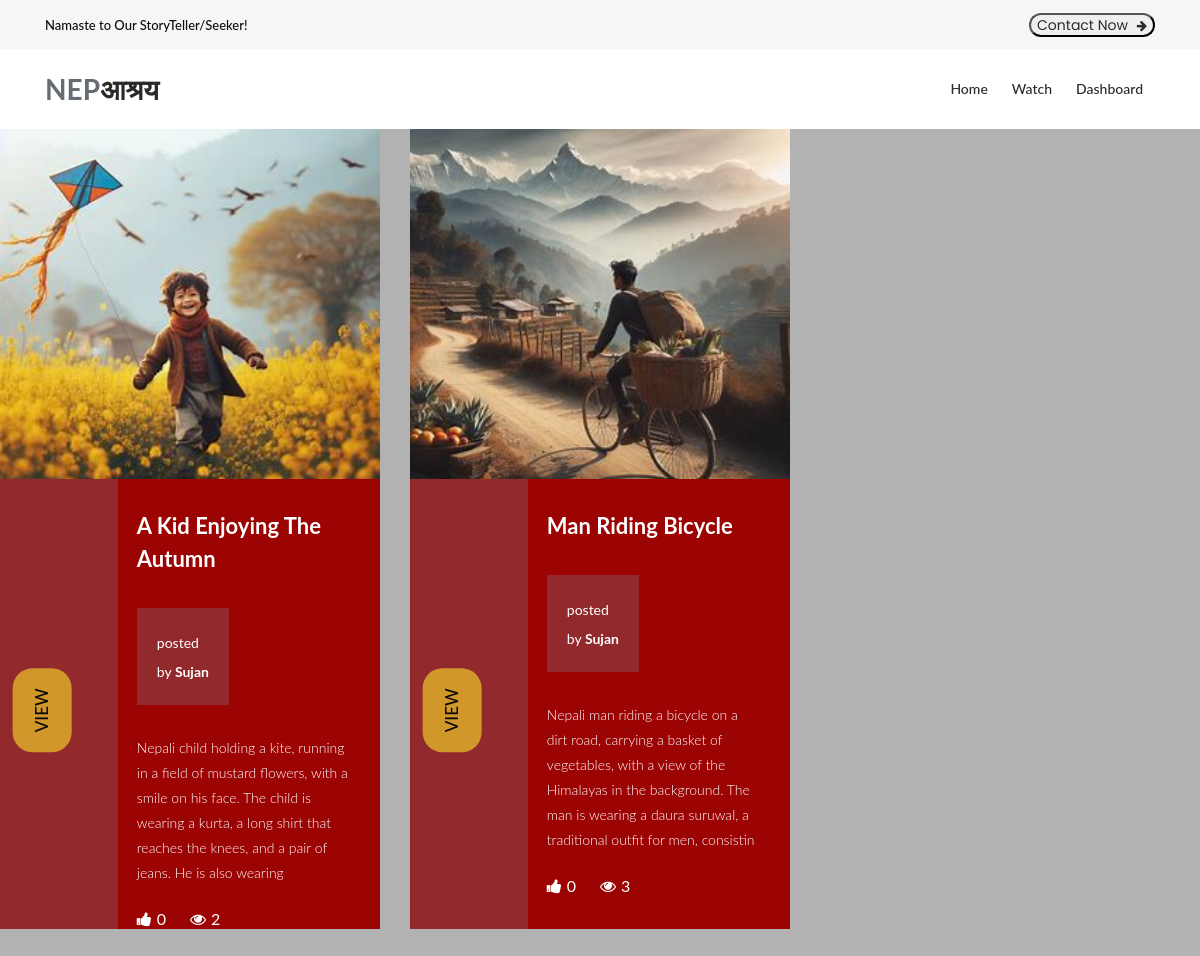
Page /province/Gandaki/ on the committed database.
### Nepa_application/models.py (models this page shows, shortened)
class T_Image(models.Model):
    topic = models.ForeignKey(Topic, on_delete=models.CASCADE)
    image = models.ImageField(upload_to='topic_images')

class Topic(models.Model):
    title = models.CharField(max_length=100)
    long_description = models.TextField()
    category = models.ManyToManyField("Category", related_name='topics')
    province = models.ForeignKey(province, on_delete=models.CASCADE, related_name='topics')
    post_date = models.DateTimeField(default=timezone.now)
    is_verified = models.BooleanField(default=False)
    author = models.CharField(max_length=100, default="Anonymous")
    likes = models.ManyToManyField(User, related_name='topic', blank=True)
    report = models.IntegerField(User, default=0)
    commentCount = models.IntegerField(default=0, null=True, blank=True)
    views = models.IntegerField(default=0)
    class Meta:
        ordering = ['-post_date']
    def total_likes(self):
        return self.likes.count()

### Nepa_application/views.py (the view)
# urls.py: path('province/<str:province>/', views.provience_clicked, name='province'),
def provience_clicked(request, province=None):
    provinceObj = models.province.objects.get(name=province)
    provinceTopic = provinceObj.topics.all()
    return render(request, 'listofpost.html', context={"posts":provinceTopic})

### templates/listofpost.html (shortened to what this page needs)
{%load static%}
<!DOCTYPE html>
<html lang="en">
 <head>
   <link rel="stylesheet" type="text/css" href="{% static 'assets/css/bootstrap.min.css' %}">
   <link rel="stylesheet" type="text/css" href="{% static 'assets/css/font-awesome.css' %}">
   <link rel="stylesheet" type="text/css" href="{% static 'assets/css/owl-carousel.css' %}">
   <link rel="stylesheet" href="{% static 'assets/css/tooplate-artxibition.css' %}">
   <link rel="stylesheet" href="{% static 'assets/css/style.css' %}">
   <link href="{% static 'assets/css/main.css' %}" rel="stylesheet" />
   </head>
   <body>
   <div class="pre-header">
       <div class="container">
           <div class="row">
               <div class="col-lg-6 col-sm-6">
                   <span>Namaste to Our StoryTeller/Seeker!</span>
               </div>
               <div class="col-lg-6 col-sm-6">
                   <div class="text-button">
                      <button class="contactbutton"> <a href="{% url 'contact' %}">Contact Now <i class="fa fa-arrow-right"></i></a></button>
                   </div>
               </div>
           </div>
       </div>
   </div>
   <header class="header-area header-sticky">
       <div class="container">
           <div class="row">
               <div class="col-12">
                   <nav class="main-nav">
                       <a href="{% url 'index' %}" class="logo">NEP<em>आश्रय</em></a>
                       <ul class="nav">
                           <li><a href="{% url 'index' %}">Home</a></li>
                           <li><a href="#">Watch</a></li>
                           <li><a href="{% url 'upload' %}">Dashboard</a></li>
                       </ul>
                   </nav>
               </div>
           </div>
       </div>
   </header>
<div class="row">
 {% for post in posts %}
 {% if post.is_verified %}
 <div class="col-lg-4">
   <div class="venue-item" style="margin-bottom: 30px;">
     {% for image in post.t_image_set.all %}
     <div class="thumb" style="object-fit: cover; height: 350px;">
       <img src="{{ image.image.url }}" alt="{{post.title}}" />
     </div>
     {% endfor %}
     <div class="down-content"style="height: 450px;">
       <div class="left-content">
         <div class="main-white-button">
           <a href="{% url 'detailed_view' post.id %}">VIEW</a>
         </div>
       </div>
       <div class="right-content" style="height: 350px;">
         <h4>{{ post.title.title| slice:50 }}</h4>
         <div class="price">
           <span>posted<br>by <b> {{post.author.title}}</b></span>
       </div>
         <p style="margin-top: 0px;">{{ post.long_description | slice:"200" }}</p>
         <ul>
           <li><i class="fa fa-thumbs-up"></i>{{post.total_likes}}</li>
           <li><i class="fa fa-eye"></i>{{post.views}}</li>
         </ul>
       </div>
     </div>
   </div>
 </div>
 {% endif %}
 {% endfor %}
</div>

### static/assets/css/main.css (style rules this page uses)
html { line-height: 1.15; -ms-text-size-adjust: 100%; -webkit-text-size-adjust: 100%; }
body { margin: 0; }
article, aside, footer, header, nav, section { display: block; }
a { background-color: transparent; -webkit-text-decoration-skip: objects; }
b, strong { font-weight: inherit; }
b, strong { font-weight: bolder; }
img { border-style: none; }
button, input, optgroup, select, textarea { font-family: sans-serif; font-size: 100%; line-height: 1.15; margin: 0; }
button, input { overflow: visible; }
button, select { text-transform: none; }
button, html [type="button"], [type="reset"], [type="submit"] { -webkit-appearance: button; }
html { height: 100%; }
input, button { font-family: 'Poppins', sans-serif; }
* { box-sizing: border-box; }

### rows in the picture
Topic: title "A Kid Enjoying The Autumn", author "Sujan", long_description "Nepali child holding a kite, running in a field of mustard flowers, with a smile on his face. The child is wearing a kurta, a long shirt that reaches the knees, and a pair of jeans. He is also wearing", total_likes "0", views "2"
T_Image: image (picture)
Topic: title "Man Riding Bicycle", author "Sujan", long_description "Nepali man riding a bicycle on a dirt road, carrying a basket of vegetables, with a view of the Himalayas in the background. The man is wearing a daura suruwal, a traditional outfit for men, consistin", total_likes "0", views "3"
T_Image: image (picture)
